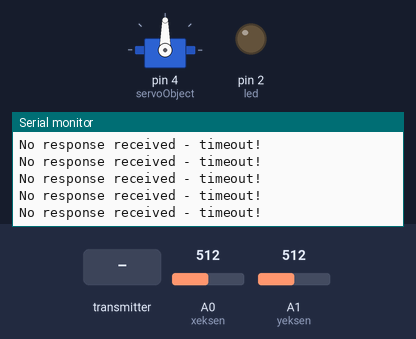
The sketch below on a simulated Arduino Uno, built with avr-gcc and run on an emulated ATmega328P. On the bench: servo, output pins drawn as LEDs (lit = HIGH), the last lines printed to the serial monitor. Inputs (shaded band) come from the test bench; at power-on: A0 (xeksen) = 512, A1 (yeksen) = 512. No radio packets arrive unless stated.

Above: at 1.2 s.
1.3 s: the transmitter starts sending dataRx.0 = 0
At 1.31 s:
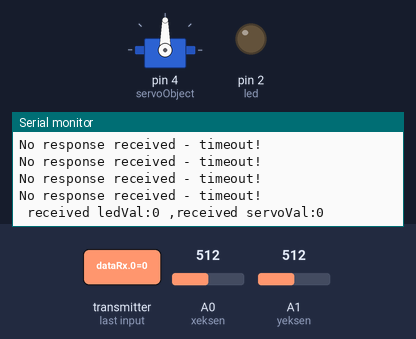
3.2 s: the transmitter starts sending dataRx.1 = 0
6.2 s: the transmitter starts sending dataRx.0 = 256
At 6.37 s:
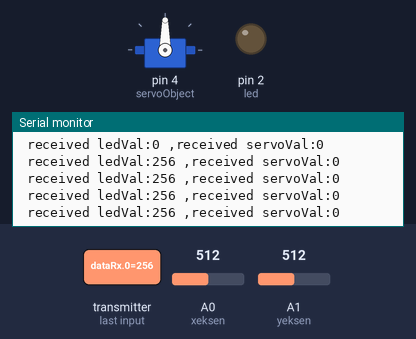

Measured:
- after the input at 1.3 s, the serial monitor: prints a new line at once (image 1)
- after the input at 6.2 s, the serial monitor: prints a new line at once (image 2)

The sketch:

nRF24L01_Test_transmitter11.ino
```cpp
#include "Arduino.h"
#include <SPI.h>
#include <RF24.h>
#include <nRF24L01.h>
#include <Servo.h>

#define KEY1 0
#define KEY2 0

#define yeksen A1
#define xeksen A0
#define led 2

Servo servoObject;

// This is just the way the RF24 library works:
// Hardware configuration: Set up nRF24L01 radio on SPI bus (pins 10, 11, 12, 13) plus pins 7 & 8
RF24 radio(9, 10);

int a,b;
int verilerim [2];
int dataRx[]={KEY1,KEY2};


byte addresses[][6] = {"1Node", "2Node"};

// -----------------------------------------------------------------------------
// SETUP   SETUP   SETUP   SETUP   SETUP   SETUP   SETUP   SETUP   SETUP
// -----------------------------------------------------------------------------
void setup() {
  Serial.begin(9600);
  Serial.println("THIS IS THE TRANSMITTER CODE - YOU NEED THE OTHER ARDIUNO TO SEND BACK A RESPONSE");

  pinMode(led,OUTPUT);
  pinMode(yeksen, INPUT);
  pinMode(xeksen, INPUT);
  servoObject.attach(4);


  // Initiate the radio object
  radio.begin();

  // Set the transmit power to lowest available to prevent power supply related issues
  radio.setPALevel(RF24_PA_MIN);

  // Set the speed of the transmission to the quickest available
  radio.setDataRate(RF24_2MBPS);

  // Use a channel unlikely to be used by Wifi, Microwave ovens etc
  radio.setChannel(124);

  // Open a writing and reading pipe on each radio, with opposite addresses
  radio.openWritingPipe(addresses[1]);
  radio.openReadingPipe(1, addresses[0]);

}

// -----------------------------------------------------------------------------
// LOOP     LOOP     LOOP     LOOP     LOOP     LOOP     LOOP     LOOP     LOOP
// -----------------------------------------------------------------------------
void loop() {

  // Ensure we have stopped listening (even if we're not) or we won't be able to transmit
  radio.stopListening();

  a=analogRead(A0);
  b=analogRead(A1);

  verilerim[0]=a;
  verilerim[1]=b;

   if (!radio.write( &verilerim, sizeof(verilerim) )) {
    Serial.println("No acknowledgement of transmission - receiving radio device connected?");
  }
  // Now listen for a response
  radio.startListening();
   // But we won't listen for long, 200 milliseconds is enough
  unsigned long started_waiting_at = millis();
  // Loop here until we get indication that some data is ready for us to read (or we time out)
  while ( ! radio.available() ) {
    // Oh dear, no response received within our timescale
    if (millis() - started_waiting_at > 200 ) {
      Serial.println("No response received - timeout!");
      return;
    }
  }
  radio.read(&dataRx,sizeof(dataRx));

    Serial.print(" received ledVal:");
    Serial.print(dataRx[0]);
    Serial.print(" ,received servoVal:");
    Serial.println(dataRx[1]);


}
```
